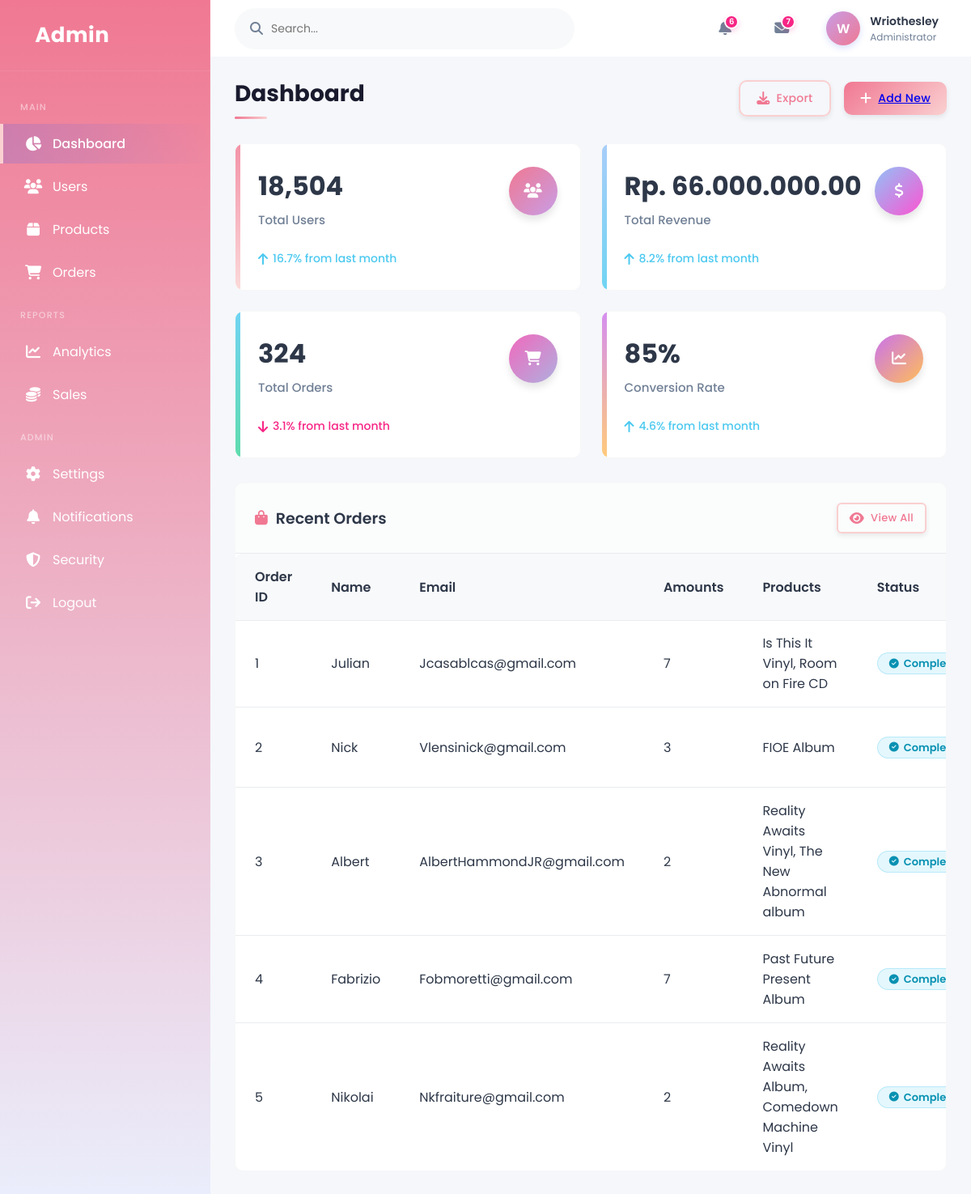
Page /Crudproject/index.php on the committed database.
### tables this page shows
CREATE TABLE `users` (
  `id` int(11) NOT NULL,
  `name` varchar(100) NOT NULL,
  `email` varchar(100) NOT NULL,
  `products` text NOT NULL,
  `amounts` decimal(10,0) NOT NULL
);

### Crudproject/index.php (the view, shortened to what this page needs)
<?php
include "config.php";
$query = mysqli_query($conn, "SELECT * FROM users");
?>
<!DOCTYPE html>
<html lang="en">
  <head>
    <link
      rel="stylesheet"
      href="https://cdnjs.cloudflare.com/ajax/libs/font-awesome/6.4.2/css/all.min.css"
    />
    <link
      rel="stylesheet"
      href="https://cdnjs.cloudflare.com/ajax/libs/animate.css/4.1.1/animate.min.css"
    />
    <link rel="stylesheet" href="style2.css?v=999" />
  </head>
  <body>
    <div class="container">
      <div class="sidebar">
        <div class="logo">
          <h1>Admin<span>Panel</span></h1>
        </div>
        <div class="nav-menu">
          <div class="menu-heading">Main</div>
          <div class="nav-item active">
            <i class="fas fa-chart-pie"></i>
            <span>Dashboard</span>
          </div>
          <div class="nav-item">
            <i class="fas fa-users"></i>
            <span>Users</span>
          </div>
          <div class="nav-item">
            <i class="fas fa-box"></i>
            <span>Products</span>
          </div>
          <div class="nav-item">
            <i class="fas fa-shopping-cart"></i>
            <span>Orders</span>
          </div>
          <div class="menu-heading">Reports</div>
          <div class="nav-item">
            <i class="fas fa-chart-line"></i>
            <span>Analytics</span>
          </div>
          <div class="nav-item">
            <i class="fas fa-coins"></i>
            <span>Sales</span>
          </div>
          <div class="menu-heading">Admin</div>
          <div class="nav-item">
            <i class="fas fa-cog"></i>
            <span>Settings</span>
          </div>
          <div class="nav-item">
            <i class="fas fa-bell"></i>
            <span>Notifications</span>
          </div>
          <div class="nav-item">
            <i class="fas fa-shield-alt"></i>
            <span>Security</span>
          </div>
          <div class="nav-item" onclick="location.href='login.html';">
         <i class="fa fa-sign-out"></i>
        <span>Logout</span>
        </div>
        </div>
      </div>
      <div class="header">
        <div class="search-bar">
          <i class="fas fa-search"></i>
          <input type="text" placeholder="Search..." />
        </div>
        <div class="header-actions">
          <div class="notification">
            <i class="fas fa-bell"></i>
            <div class="badge">6</div>
          </div>
          <div class="notification">
            <i class="fas fa-envelope"></i>
            <div class="badge">7</div>
          </div>
          <div class="user-profile">
            <div class="profile-img">W</div>
            <div class="user-info">
              <div class="user-name">Wriothesley</div>
              <div class="user-role">Administrator</div>
            </div>
          </div>
        </div>
      </div>
      <div class="main-content">
        <div class="page-title">
          <div class="title">Dashboard</div>
          <div class="action-buttons">
            <button class="btn btn-outline">
              <i class="fas fa-download"></i>
              Export
            </button>
            <button class="btn btn-primary">
              <i class="fas fa-plus"></i>
              <a href="add.php">Add New</a>
            </button>
          </div>
        </div>
        <div class="stats-cards">
          <div class="stat-card">
            <div class="card-header">
              <div>
                <div class="card-value">18,504</div>
                <div class="card-label">Total Users</div>
              </div>
              <div class="card-icon purple">
                <i class="fas fa-users"></i>
              </div>
            </div>
            <div class="card-change positive">
              <i class="fas fa-arrow-up"></i>
              <span>16.7% from last month</span>
            </div>
          </div>
          <div class="stat-card">
            <div class="card-header">
              <div>
                <div class="card-value">Rp. 66.000.000.00</div>
                <div class="card-label">Total Revenue</div>
              </div>
              <div class="card-icon blue">
                <i class="fas fa-dollar-sign"></i>
              </div>
            </div>
            <div class="card-change positive">
              <i class="fas fa-arrow-up"></i>
              <span>8.2% from last month</span>
            </div>
          </div>
          <div class="stat-card">
            <div class="card-header">
              <div>
                <div class="card-value">324</div>
                <div class="card-label">Total Orders</div>
              </div>
              <div class="card-icon green">
                <i class="fas fa-shopping-cart"></i>
              </div>
            </div>
            <div class="card-change negative">
              <i class="fas fa-arrow-down"></i>
              <span>3.1% from last month</span>
            </div>
          </div>
          <div class="stat-card">
            <div class="card-header">
              <div>
                <div class="card-value">85%</div>
                <div class="card-label">Conversion Rate</div>
              </div>
              <div class="card-icon orange">
                <i class="fas fa-chart-line"></i>
              </div>
            </div>
            <div class="card-change positive">
              <i class="fas fa-arrow-up"></i>
              <span>4.6% from last month</span>
            </div>
          </div>
        </div>
        <div class="table-card">
          <div class="card-title">
            <h3><i class="fas fa-shopping-bag"></i> Recent Orders</h3>
            <button class="btn btn-outline btn-sm">
              <i class="fas fa-eye"></i> View All
            </button>
          </div>
          <table class="data-table">
            <thead>
              <tr>
                <th>Order ID</th>
                <th>Name</th>
                <th>Email</th>
                <th>Amounts</th>
                <th>Products</th>
                <th>Status</th>
              </tr>
            </thead>
            <tbody>
                    <?php
                    $no = 1;
                    while ($user = mysqli_fetch_assoc($query)) :?>
                    <tr>
                        <td><?=  $no++ ?></td>
                        <td><?=  $user['name'] ?></td>
                        <td><?=  $user['email'] ?></td>
                        <td><?=  $user['amounts'] ?></td>
                        <td><?=  $user['products'] ?></td>
                        <td>
                        <span class="status active"
                            ><i class="fas fa-check-circle"></i> Completed</span>
                        </td>
              </tr>
              <?php endwhile; ?>
            </tbody>
          </table>
        </div>
      </div>
    </div>
  </body>
</html>

### rows in the picture
users: name "Julian", email "Jcasablcas@gmail.com", amounts "7", products "Is This It Vinyl, Room on Fire CD"
users: name "Nick", email "Vlensinick@gmail.com", amounts "3", products "FIOE Album"
users: name "Albert", email "AlbertHammondJR@gmail.com", amounts "2", products "Reality Awaits Vinyl, The New Abnormal album"
users: name "Fabrizio", email "Fobmoretti@gmail.com", amounts "7", products "Past Future Present Album"
users: name "Nikolai", email "Nkfraiture@gmail.com", amounts "2", products "Reality Awaits Album, Comedown Machine Vinyl"
